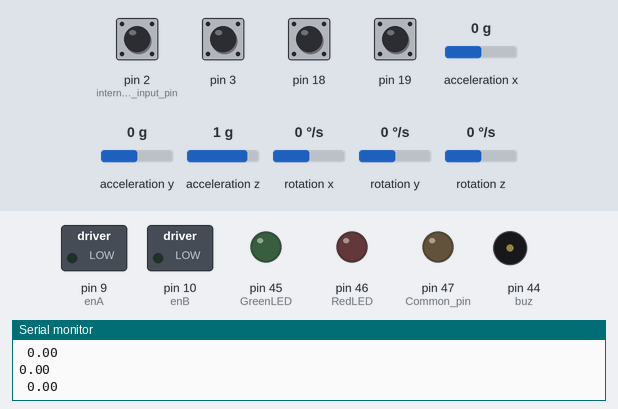
Simulated run of this sketch. Board: Arduino Mega 2560, built with avr-gcc and run on an emulated ATmega2560. Shown: switched loads named in the sketch (green lamp = pin HIGH), output pins drawn as LEDs (lit = HIGH), buzzer (waves = sounding, pin HIGH), the last lines printed to the serial monitor. The inputs (shaded band) are chosen by the test bench; at power-on: pin 2 (internal_pullup_input_pin), pin 3, pin 18, pin 19 HIGH, acceleration x 0 g, rotation y 0 °/s, acceleration z 1 g, acceleration y 0 g, rotation x 0 °/s, rotation z 0 °/s.

Above: at 1.2 s.
1.3 s: acceleration x set to -1.4 g
3.3 s: rotation y set to -3 °/s
At 4.5 s:
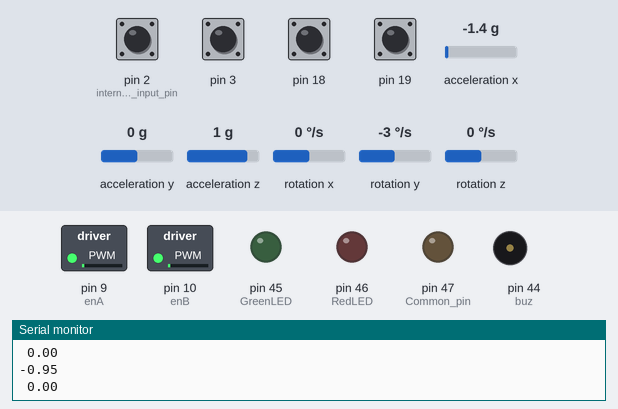
4.8 s: acceleration z set to -1.4 g
At 6.3 s:
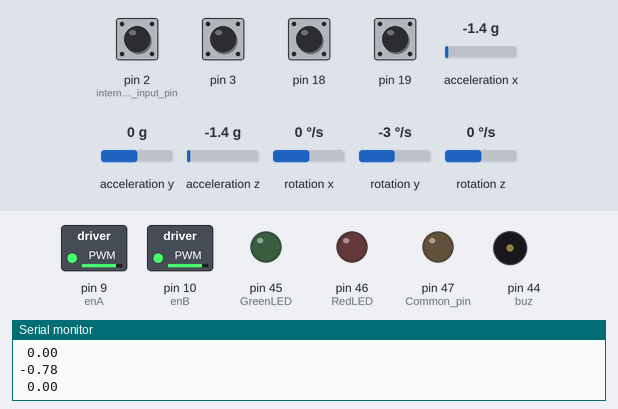
6.6 s: acceleration x set to -0.8 g
9.6 s: pin 3 pulled LOW for 0.15 s
At 11.1 s:
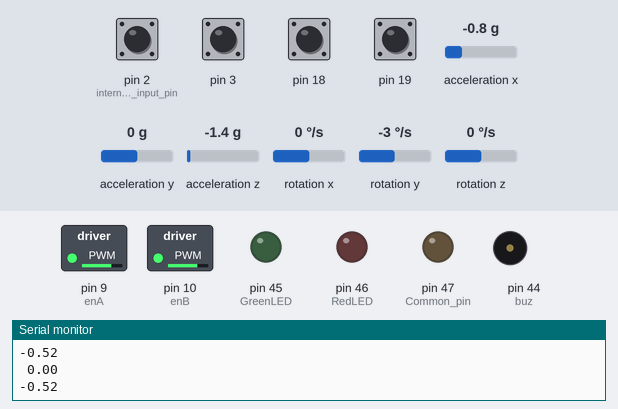
Timing chart, 0 to 12.2 s (numbered marks = the images above; inputs shaded):
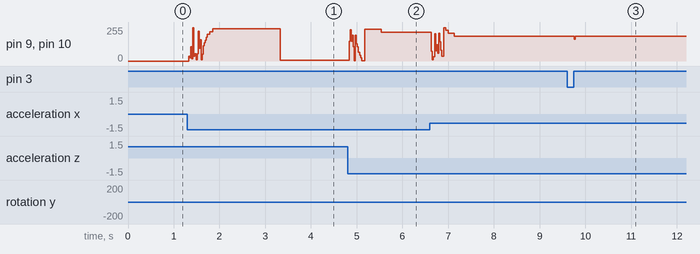

Measured:
- after the input at 3.3 s, pin 9 (enA), pin 10 (enB): 242/255 → 7/255 at once
- after the input at 9.6 s, pin 9 (enA), pin 10 (enB): 186/255 → 165/255 after 0.15 s, → 186/255 0.02 s later

The sketch:

Biped_Patrol.ino
```cpp
/*
▪ * Team Id: #1122
▪ * Author List: Nishan Poojary, Prathamesh Pokhare, Pratik Poojary, Yagnesh Oza
▪ * Filename: Main_Control.ino
▪ * Theme: BIPED PATROL
▪ * Functions: communicate,
 READ_ACCEL_GYRO,  LOW_AND_HIGH_PASS_FILTER, COMPLIMENTARY_FILTER, Motor1, Motor2, ai0, ai1, ai2, ai3
▪ * Global Variables: Global Declaration Below
▪ */

//Declaring variables Volatile so that arduino does'nt optimise them as their value changes every moment.
// Including the installed libraries I2Cdev and MPU6050
#include "I2Cdev.h"
#include "MPU6050.h"

// Arduino Wire library
#if I2CDEV_IMPLEMENTATION == I2CDEV_ARDUINO_WIRE
    #include "Wire.h"
#endif
volatile int tempISR=0;
// Arduino Pins Declarations for Motor Driver Circuit

#define enA 9
#define in1 4
#define in2 5
#define enB 10
#define in3 6
#define in4 7

//LED, Electromagnet and Buzzer Pin Declarations

#define mag 51
#define buz 44
#define GreenLED 45   //For Red LED
#define RedLED 46   //For Green LED
#define Common_pin 47 //Common Pin for LEDS


//MPU6050 Global Variable
MPU6050 accelgyro;

//Global Declaration for Accelerometer and Gyroscope Values in X, Y, Z Direction Respectively

volatile int16_t ax1, ay1, az1;
volatile int16_t gx1, gy1, gz1;
volatile float ax, ay, az;
volatile float gx, gy, gz;

//Global Declaration for Low Pass Filter
volatile float pres_ax=0.0;
volatile float pres_ay=0.0;
volatile float pres_az=0.0;

//Global Declaration for High Pass Filter
volatile float pres_gx=0;
volatile float pres_gy=0;
volatile float pres_gz=0;
volatile float prev_x_gx=0;
volatile float prev_x_gy=0;
volatile float prev_x_gz=0;
volatile float angvel = 0.0;
volatile float angle = 0.0;
volatile float u = 0.0;
volatile float uv = 0.0;
volatile float absuv = 0.0;
volatile float rev = 0.0;
volatile float vel = 0.0;
float alphac = 0.24;
float elapsedTime = 0.01;
float AccSens = 16384.00;//Accelerometer Sensitivity Value
float GyroSens = 131.00;//Gyroscope Sensitivity Value

//Global Declaration for Complementary Filter Roll
volatile float PrevGyroAngleY;
volatile float roll;
volatile float AccAngleY;
volatile float GyroAngleY;

//Global Declaration of the Encoder Variables
volatile signed int temp, counter, counter1 = 0; //This variable will increase or decrease depending on the rotation of encoder
volatile int fdist=0;
unsigned long time;

volatile float d = 0.068;
volatile float cir = 0.031415*d;
volatile float ang = 0.0;
volatile float ang1 = 0.0;
volatile float ang2 = 0.0;

volatile float rev1 = 0.0;
volatile float vel1 = 0.0;
volatile float rev2 = 0.0;
volatile float vel2 = 0.0;

volatile float prevxdist = 0.0;
volatile float prevtime=0;
volatile float prevroll = 0.0;


//Global Declaration for variables used Communication Function
volatile int anlogMSB;
volatile int anlogLSB;
volatile int anlogMSB2;
volatile int anlogLSB2;
volatile int num1;
volatile int num2;
volatile int num3;
volatile int num4;

int motorSpeedA = 0;
int motorSpeedB = 0;


void LED_init(){
    pinMode(GreenLED, OUTPUT);
    pinMode(Common_pin, OUTPUT);
    pinMode(RedLED, OUTPUT);

    digitalWrite(GreenLED, HIGH);
    digitalWrite(Common_pin, HIGH);
    digitalWrite(RedLED, HIGH);
  }


//For LED in MPU6050
#define LED_PIN 13
bool blinkState = false;


void setup() {

// join I2C bus
   #if I2CDEV_IMPLEMENTATION == I2CDEV_ARDUINO_WIRE
        Wire.begin();
    #elif I2CDEV_IMPLEMENTATION == I2CDEV_BUILTIN_FASTWIRE
        Fastwire::setup(400, true);
    #endif

// initialize serial communication
    accelgyro.initialize();

//Pin Declaration for Arduino as Output and Input
    pinMode(47,OUTPUT);
    pinMode(44,OUTPUT);
    pinMode(45,OUTPUT);
    pinMode(46,OUTPUT);
    pinMode(2, INPUT_PULLUP); // internal pullup input pin 2
    pinMode(3, INPUT_PULLUP);
    pinMode(14, INPUT_PULLUP); // internal pullup input pin 2
    pinMode(15, INPUT_PULLUP);


//Setting up interrupt
    //A rising pulse from encodenren activated ai0().
    attachInterrupt(0, ai0, RISING);

    //B rising pulse from encodenren activated ai1().
    attachInterrupt(1, ai1, RISING);

    //A rising pulse from encodenren activated ai2().
    attachInterrupt(digitalPinToInterrupt(18), ai2, RISING);

    //A rising pulse from encodenren activated ai3().
    attachInterrupt(digitalPinToInterrupt(19), ai3, RISING);


//Timer Interrupt used for Obtaining Data from MPU6050 at 5ms
    cli();//Disabling all Interrupts
    TCCR1A = 0;// set entire TCCR1A register to 0
    TCCR1B = 0;// same for TCCR1B
    // set compare match register for 1hz increments
    // turn on Normal mode
    TCCR1B =0x02;
    // enable timer compare interrupt
    TIMSK1 =0x01;
    TCNT1=0xD8EF;

//Timer Interrupt used for Obtaining Data from Encoder Motors and Writing PWM values to motor at 5ms
    TCCR3A = 0;// set entire TCCR1A register to 0
    TCCR3B = 0;// same for TCCR1B
    // set compare match register for 1hz increments
    // turn on Normal mode
    TCCR3B =0x02;
    // enable timer compare interrupt
    TIMSK3 =0x01;
    TCNT3=0xD8EF;

//Begining Serial Communication for Serial 1 and 2 at Baud Rate 9600
    Serial.begin(9600);
    Serial2.begin(9600);
    sei();//Enabling all Interrupts
}


ISR(TIMER1_OVF_vect)        // interrupt service routine for Reading Data from MPU6050
{
  //tempISR++;
  //Serial.println(tempISR);
    sei();
    TCNT1=0x4E20;

    accelgyro.getMotion6(&ax1, &ay1, &az1, &gx1, &gy1, &gz1);

    //For Accelereometer
    ax=ax1;
    az=az1;

    //For Gyroscope
    gy=gy1;

//Calling Functions
    READ_ACCEL_GYRO();
    //LOW_AND_HIGH_PASS_Filter();
    COMPLIMENTARY_Filter();


}


ISR(TIMER3_OVF_vect)        // interrupt service routine for Obtaining Data from Encoder Motors and Writing PWM values to motor
{
  //tempISR++;
 // Serial.println(tempISR);
    TCNT3=0x4E20;            // preload timer

    angle = roll/57.2957;

    time = millis();//Time to calculate velocity and angular velocity

//Calling Functions
    Motor1();
    Motor2();

   // Serial.println(ang1);
   // Serial.println(ang2)

    ang=(ang1+ang2)/2;//Average Angular  Displacement
    rev=(0.034*ang);//Calculating Distance
    vel = ((rev - prevxdist)/(time - prevtime)*1000);//Calculating Velocity

    //float angvel = 0.0;
    angvel = ((angle - prevroll)/(time - prevtime)*1000);//Calculating Angular Velocity
    prevroll = angle;//Previous Angle
    prevtime = time;//Previous Time
    prevxdist = rev;//Previous Distance


    /*
    Serial.print(GyroAngleY);
    Serial.print(", ");*/
    //Serial.print(gy);
    Serial.println(angle);
    Serial.print(" ");
    Serial.println(angvel);
//Tested LQR Values
    u = (-90*rev - 111*vel + 356*angle + 56*angvel);//u obtained is Voltage
     // u = (0*rev + 0*vel +2612.4*angle + 1231*angvel);
    //uv = abs(141.17*u + 2.4*(rev/0.034));//Expression to convert Input Torque into Voltage

//Voltage to PWM Conversion
    uv = constrain(u,0,12);//Constraining Voltage obtained between 0 to 12
    absuv = map(u, 0,12, 0, 255);//Mapping Voltage into PWM values

    if(u<0)
    {
      //this will set motor in BACKWARD direction

      digitalWrite(in1, LOW);
      digitalWrite(in2, HIGH);
      digitalWrite(in3, LOW);
      digitalWrite(in4, HIGH);
      analogWrite(enA,absuv);//Writing Correction PWM values to Motor1
      analogWrite(enB,absuv);//Writing Correction PWM values to Motor2
    }

    else if(u>=0)
    {
      //this will set motor in FORWARD direction

      digitalWrite(in1, HIGH);
      digitalWrite(in2, LOW);
      digitalWrite(in3, HIGH);
      digitalWrite(in4, LOW);
      analogWrite(enA,absuv);//Writing Correction PWM values to Motor1
      analogWrite(enB,absuv);//Writing Correction PWM values to Motor2
    }
}

/*
 * Function Name:- LOW_AND_HIGH_PASS_Filter
 * Input:- None
 * Output:- None
 * Logic:- Passes the raw data through low pass and high pass filter.
 * Example:- LOW_AND_HIGH_PASS_Filter()
 */

void LOW_AND_HIGH_PASS_Filter()
{

//Variables used for Low and High Pass Filter
    float pi=3.1415;
    float f_cut = 20;
    float dT = 0.005;  //time in seconds
    float Tau= 1/(2*pi*f_cut);
    float alpha = Tau/(Tau+dT);

//Passing Accelerometer values ax and az from Low Pass Filter
    ax = (1-alpha)*pres_ax + alpha*ax;

    az = (1-alpha)*pres_az + alpha*az;

//Passing Gyroscope values gy from High Pass Filter
    gy = (1-alpha)*gy + (1-alpha)*(pres_gy - prev_x_gy);
    prev_x_gy = pres_gy;

  }

/*
 * Function Name:- READ_ACCEL_GYRO
 * Input:- None
 * Output:- None
 * Logic:- Reads Raw data from MPU6050.
 * Example:- READ_ACCEL_GYRO()
 */

void READ_ACCEL_GYRO()
{


//Getting 2's Complement of ax, az respectively
    if (ax > 32767)
    {
      ax = ax - 65536;
    }
    if (az > 32767)
    {
      az = az - 65536;
    }

//Getting Values of ax, az within the range
    ax = ax/AccSens;
    az = az/AccSens;

    //For Gyroscope


//Getting 2's Complement of gy
    if (gy > 32767){
     gy = gy - 65536;
    }

//Getting Values of gy within the range
    gy = gy/GyroSens;
   //gSerial.println(gy);

  }


/*
 * Function Name:- COMPLIMENTARY_Filter
 * Input:- None
 * Output:- None
 * Logic:- Passes the raw data through compimentary filter.
 * Example:- COMPLIMENTARY_Filter();
 */

void COMPLIMENTARY_Filter()
{

//Variables used for Complementary Filter


    AccAngleY = atan2(ax,az)*57.2957;//Getting angle in Y Direction from Accelerometer readings ax,az in degrees

//Limiting Accelerometer values within range -90 to 90 degrees
    if (AccAngleY >= 90){
       AccAngleY = -(AccAngleY - 180);
    }
    if (AccAngleY <= -90){
       AccAngleY = -(AccAngleY + 180);
    }
      //Serial.print(AccAngleY);
     // Serial.print(" ");
    GyroAngleY = PrevGyroAngleY + (-1)*gy*elapsedTime;

//Limiting Gyroscope values within range -90 to 90 degrees
    if (GyroAngleY >= 90){
       GyroAngleY = -(GyroAngleY - 180);
    }
    if (GyroAngleY <= -90){
       GyroAngleY = -(GyroAngleY + 180);

    }
    //Serial.println(GyroAngleY);

    roll = (1 - alphac)*GyroAngleY + alphac*AccAngleY;//Final Filter Values for angle
    //PrevGyroAngleY = roll;//Previous Angle
   //gSerial.println(roll);
   PrevGyroAngleY = roll;
  }


/*
 * Function Name:- communicate
 * Input:- None
 * Output:- None
 * Logic:- It takes the data from the received frames and then manipulates them acoording to the user.
 * Example:- communicate();
 */

void communicate()
{

    //Retrieving data from xbee

    if(Serial2.available() >=20)
    {
      if(Serial2.read()==0x7E)
      {

        for(int i =1; i<13; i++)
          {

            // Discard bytes
            byte db=Serial2.read();

          }

     anlogMSB=Serial2.read(); //  First number's MSB value at position 13
     anlogLSB=Serial2.read(); //  First number's LSB value at position 14
     anlogMSB2=Serial2.read(); //  Second number's MSB value at position 15
     anlogLSB2=Serial2.read(); //  Second number's LSB value at position 16

     num1 = (anlogMSB<<8|anlogLSB); // Combining MSB and LSB to get First Number
     num2 = (anlogMSB2<<8|anlogLSB2); // Combining MSB and LSB to get Second Number
     num3 = Serial2.read(); //  Third number value at position 17
     byte db=Serial2.read();
     num4 = Serial2.read();  //Fourth number value at position 19

     // Condition to set Electromagnet ON or OFF

     if(num3==3)
     {
       digitalWrite(mag,HIGH);// Electromagnet ON
     }
     else
     {
       digitalWrite(mag,LOW); // Electromagnet OFF
     }

     if(num4==3)
     {
        digitalWrite(RedLED,HIGH);
        if (num3==3)
        {
          digitalWrite(RedLED,LOW);
          digitalWrite(GreenLED,HIGH);
        }
        digitalWrite(buz,LOW);
      }
      else
      {
        digitalWrite(buz,HIGH);
        digitalWrite(GreenLED,LOW);
        digitalWrite(RedLED,LOW);
      }


// Motion in Backward Direction

    if ((num1 > 940 && num1 < 1000) && num2 == 1023) {

      // Set Motor A backward
      digitalWrite(in1, LOW);
      digitalWrite(in2, HIGH);

      // Set Motor B backward
      digitalWrite(in3, LOW);
      digitalWrite(in4, HIGH);

      // Setting Motor Speed
      motorSpeedA = 250;
      motorSpeedB = 250;
  }


// Motion in Forward Direction

    else if ((num1 >= 0 && num1 < 10) && num2 > 944) {

      // Set Motor A forward
      digitalWrite(in1, HIGH);
      digitalWrite(in2, LOW);

      // Set Motor B forward
      digitalWrite(in3, HIGH);
      digitalWrite(in4, LOW);

      // Setting Motor Speed
      motorSpeedA = 250;
      motorSpeedB = 250;
  }


// If joystick stays in middle the motors are not moving

    else {
      motorSpeedA = 0;
     motorSpeedB = 0;
    }


// Motion in Left Direction

    if (num1 == 1023 && (num2 >= 0 && num2 <10 )) {
      // Setting Motor Speed
      motorSpeedA = 250 ;
      motorSpeedB = 250 ;

      // Set Motor A backward
      digitalWrite(in1, LOW);
      digitalWrite(in2, HIGH);

      // Set Motor B forward
      digitalWrite(in3, HIGH);
      digitalWrite(in4, LOW);
  }


// Motion in Right Direction

    if (num1 == 1023 && (num2 < 1023 && num2 >= 920)) {

      // Setting Motor Speed
      motorSpeedA = 250 ;
      motorSpeedB = 250 ;

      // Set Motor A forward
      digitalWrite(in1, HIGH);
      digitalWrite(in2, LOW);

      // Set Motor B backward
      digitalWrite(in3, LOW);
      digitalWrite(in4, HIGH);
  }


// Passing Motor Speed values to enA and enB pins

    analogWrite(enA, motorSpeedA);
    analogWrite(enB, motorSpeedB);


//Discard the remaining values of the received frame

      for(int i =1; i<=3; i++)
     {
        // Discard bytes
        byte dw=Serial2.read();
     }
   }
  }
}


/*
 * Function Name:- Motor1
 * Input:- None
 * Output:- None
 * Logic:- It computes the wheel rotation and calculates first wheel angle.
 * Example:- communicate();
 */


void Motor1()
{

    ang1 = 0.0;
// Send the value of counter

    if( counter != temp ){
      ang1=(counter*3.1415)/270;
    }
  }

/*
 * Function Name:- Motor2
 * Input:- None
 * Output:- None
 * Logic:- It computes the wheel rotation and calculates second wheel angle.
 * Example:- communicate();
 */


void Motor2()
{
    ang2 = 0.0;
// Send the value of counter

    if( counter1 != temp ){
      ang2=(counter*3.1415)/270;
    }
}


void loop() {

//Calling Communivcation Function for Communication Between Xbee and arduino
  //communicate();

}


/*
 * Function Name:- ai0
 * Input:- None
 * Output:- None
 * Logic:- Used for counting the first wheel rotation for forward direction.
 * Example:-  ai0();
 */


void ai0() {
// ai0 is activated if DigitalPin nr 2 is going from LOW to HIGH
// Check pin 3 to determine the direction
    if(digitalRead(3)==LOW) {
      counter++;
    }else{
      counter--;
    }
  }

/*
 * Function Name:- ai1
 * Input:- None
 * Output:- None
 * Logic:- Used for counting the second wheel rotation for forward direction.
 * Example:-  ai1();
 */

  void ai1() {
// ai0 is activated if DigitalPin nr 3 is going from LOW to HIGH
// Check with pin 2 to determine the direction
    if(digitalRead(2)==LOW) {
      counter--;
    }else{
      counter++;
    }
  }

/*
 * Function Name:- ai2
 * Input:- None
 * Output:- None
 * Logic:- Used for counting the first wheel rotation for backward direction.
 * Example:-  ai2();
 */

  void ai2() {
// ai0 is activated if DigitalPin nr 2 is going from LOW to HIGH
// Check pin 3 to determine the direction
    if(digitalRead(19)==LOW) {
      counter1--;
    }else{
      counter1++;
    }
  }

/*
 * Function Name:- ai3
 * Input:- None
 * Output:- None
 * Logic:- Used for counting the second wheel rotation for backward direction.
 * Example:-  ai3();
 */

  void ai3() {
// ai0 is activated if DigitalPin nr 2 is going from LOW to HIGH
// Check pin 3 to determine the direction
    if(digitalRead(18)==LOW) {
      counter1++;
    }else{
      counter1--;
    }
  }
```
